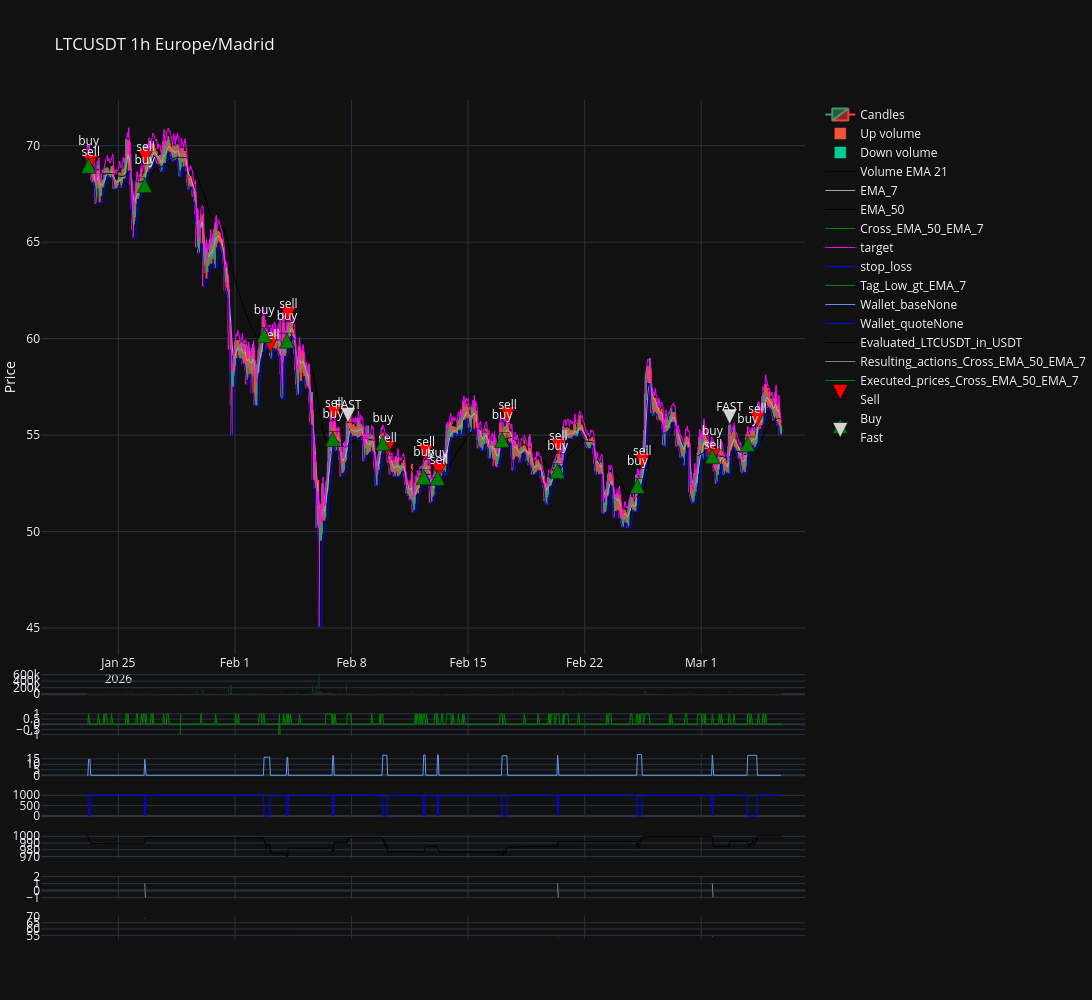

The code cell stored with this chart in its notebook:
### Code cell
sym.plot(actions_col='Resulting_actions_Cross_EMA_50_EMA_7', priced_actions_col='Executed_prices_Cross_EMA_50_EMA_7', marker_labels=my_marker_labels)

### Figure 1 — Plotly figure (JSON) as saved in the notebook; plotly's stock layout.template omitted (floating-point values rounded to 4 significant figures; data arrays with more than 128 entries replaced by an {"elided": "..."} marker saying what was removed)
{"data": [{"close": {"elided": "1001 float values"}, "high": {"elided": "1001 float values"}, "low": {"elided": "1001 float values"}, "name": "Candles", "open": {"elided": "1001 float values"}, "x": {"elided": "1001 str values"}, "type": "candlestick", "xaxis": "x", "yaxis": "y"}, {"name": "Up volume", "x": {"elided": "502 str values"}, "y": {"elided": "502 float values"}, "type": "bar", "xaxis": "x2", "yaxis": "y2"}, {"name": "Down volume", "x": {"elided": "499 str values"}, "y": {"elided": "499 float values"}, "type": "bar", "xaxis": "x2", "yaxis": "y2"}, {"line": {"color": "black", "width": 0.5}, "name": "Volume EMA 21", "x": {"elided": "1001 str values"}, "y": {"elided": "1001 float values"}, "type": "scatter", "xaxis": "x2", "yaxis": "y2"}, {"line": {"color": "darkgrey", "width": 1}, "mode": "lines", "name": "EMA_7", "showlegend": true, "x": {"elided": "1001 str values"}, "y": {"elided": "1001 float values"}, "yaxis": "y", "type": "scatter", "xaxis": "x"}, {"line": {"color": "black", "width": 1}, "mode": "lines", "name": "EMA_50", "showlegend": true, "x": {"elided": "1001 str values"}, "y": {"elided": "1001 float values"}, "yaxis": "y", "type": "scatter", "xaxis": "x"}, {"line": {"color": "green", "width": 1}, "mode": "lines", "name": "Cross_EMA_50_EMA_7", "showlegend": true, "x": {"elided": "1001 str values"}, "y": {"elided": "1001 float values"}, "yaxis": "y3", "type": "scatter", "xaxis": "x3"}, {"line": {"color": "magenta", "width": 1}, "mode": "lines", "name": "target", "showlegend": true, "x": {"elided": "1001 str values"}, "y": {"elided": "1001 float values"}, "yaxis": "y", "type": "scatter", "xaxis": "x"}, {"line": {"color": "blue", "width": 1}, "mode": "lines", "name": "stop_loss", "showlegend": true, "x": {"elided": "1001 str values"}, "y": {"elided": "1001 float values"}, "yaxis": "y", "type": "scatter", "xaxis": "x"}, {"line": {"color": "green", "width": 1}, "mode": "lines", "name": "Tag_Low_gt_EMA_7", "showlegend": true, "x": {"elided": "1001 str values"}, "y": {"elided": "1001 int values"}, "yaxis": "y3", "type": "scatter", "xaxis": "x3"}, {"line": {"color": "cornflowerblue", "width": 1}, "mode": "lines", "name": "Wallet_baseNone", "showlegend": true, "x": {"elided": "1001 str values"}, "y": {"elided": "1001 float values"}, "yaxis": "y4", "type": "scatter", "xaxis": "x4"}, {"line": {"color": "blue", "width": 1}, "mode": "lines", "name": "Wallet_quoteNone", "showlegend": true, "x": {"elided": "1001 str values"}, "y": {"elided": "1001 float values"}, "yaxis": "y5", "type": "scatter", "xaxis": "x5"}, {"line": {"color": "black", "width": 1}, "mode": "lines", "name": "Evaluated_LTCUSDT_in_USDT", "showlegend": true, "x": {"elided": "1001 str values"}, "y": {"elided": "1001 float values"}, "yaxis": "y6", "type": "scatter", "xaxis": "x6"}, {"line": {"color": "grey", "width": 1}, "mode": "lines", "name": "Resulting_actions_Cross_EMA_50_EMA_7", "showlegend": true, "x": {"elided": "1001 str values"}, "y": {"elided": "1001 float values"}, "yaxis": "y7", "type": "scatter", "xaxis": "x7"}, {"line": {"color": "green", "width": 1}, "mode": "lines", "name": "Executed_prices_Cross_EMA_50_EMA_7", "showlegend": true, "x": {"elided": "1001 str values"}, "y": {"elided": "1001 float values"}, "yaxis": "y8", "type": "scatter", "xaxis": "x8"}, {"marker": {"color": "red", "line": {"color": "black", "width": 0.5}, "size": 15, "symbol": "arrow-bar-down"}, "mode": "markers+text", "name": "Sell", "text": "sell", "textposition": "top center", "x": ["2026-01-23T08:00:00+01:00", "2026-01-26T15:00:00+01:00", "2026-02-03T03:00:00+01:00", "2026-02-04T05:00:00+01:00", "2026-02-06T23:00:00+01:00", "2026-02-10T04:00:00+01:00", "2026-02-12T11:00:00+01:00", "2026-02-13T06:00:00+01:00", "2026-02-17T09:00:00+01:00", "2026-02-20T10:00:00+01:00", "2026-02-25T11:00:00+01:00", "2026-03-01T17:00:00+01:00", "2026-03-04T09:00:00+01:00"], "y": [68.75, 69.02, 59.31, 60.88, 55.74, 53.93, 53.74, 52.79, 55.68, 54.06, 53.28, 53.57, 55.46], "type": "scatter", "xaxis": "x", "yaxis": "y"}, {"marker": {"color": "green", "line": {"color": "black", "width": 0.5}, "size": 15, "symbol": "arrow-bar-up"}, "mode": "markers+text", "name": "Buy", "text": "buy", "textposition": "top center", "x": ["2026-01-23T05:00:00+01:00", "2026-01-26T14:00:00+01:00", "2026-02-02T18:00:00+01:00", "2026-02-04T03:00:00+01:00", "2026-02-06T21:00:00+01:00", "2026-02-09T21:00:00+01:00", "2026-02-12T08:00:00+01:00", "2026-02-13T04:00:00+01:00", "2026-02-17T01:00:00+01:00", "2026-02-20T09:00:00+01:00", "2026-02-25T04:00:00+01:00", "2026-03-01T16:00:00+01:00", "2026-03-03T19:00:00+01:00"], "y": [69.34, 68.34, 60.57, 60.28, 55.19, 54.97, 53.21, 53.16, 55.13, 53.52, 52.75, 54.29, 54.91], "type": "scatter", "xaxis": "x", "yaxis": "y"}, {"marker": {"color": "lightgray", "line": {"color": "black", "width": 0.5}, "size": 15, "symbol": "arrow-bar-down"}, "mode": "markers+text", "name": "Fast", "text": "FAST", "textposition": "top center", "x": ["2026-02-07T19:00:00+01:00", "2026-03-02T17:00:00+01:00"], "y": [55.65, 55.57], "type": "scatter", "xaxis": "x", "yaxis": "y"}], "layout": {"xaxis": {"anchor": "y", "domain": [0.0, 1.0], "matches": "x9", "showticklabels": true, "rangeslider": {"visible": false}}, "yaxis": {"anchor": "x", "domain": [0.37, 1.0], "title": {"text": "Price"}, "autorange": true, "fixedrange": false}, "xaxis2": {"anchor": "y2", "domain": [0.0, 1.0], "matches": "x9", "showticklabels": false}, "yaxis2": {"anchor": "x2", "domain": [0.3237, 0.35], "autorange": true, "fixedrange": false}, "xaxis3": {"anchor": "y3", "domain": [0.0, 1.0], "matches": "x9", "showticklabels": false}, "yaxis3": {"anchor": "x3", "domain": [0.2775, 0.3037], "autorange": true, "fixedrange": false}, "xaxis4": {"anchor": "y4", "domain": [0.0, 1.0], "matches": "x9", "showticklabels": false}, "yaxis4": {"anchor": "x4", "domain": [0.2313, 0.2575], "autorange": true, "fixedrange": false}, "xaxis5": {"anchor": "y5", "domain": [0.0, 1.0], "matches": "x9", "showticklabels": false}, "yaxis5": {"anchor": "x5", "domain": [0.185, 0.2112], "autorange": true, "fixedrange": false}, "xaxis6": {"anchor": "y6", "domain": [0.0, 1.0], "matches": "x9", "showticklabels": false}, "yaxis6": {"anchor": "x6", "domain": [0.1387, 0.165], "autorange": true, "fixedrange": false}, "xaxis7": {"anchor": "y7", "domain": [0.0, 1.0], "matches": "x9", "showticklabels": false}, "yaxis7": {"anchor": "x7", "domain": [0.0925, 0.1187], "autorange": true, "fixedrange": false}, "xaxis8": {"anchor": "y8", "domain": [0.0, 1.0], "matches": "x9", "showticklabels": false}, "yaxis8": {"anchor": "x8", "domain": [0.04625, 0.0725], "autorange": true, "fixedrange": false}, "xaxis9": {"anchor": "y9", "domain": [0.0, 1.0]}, "yaxis9": {"anchor": "x9", "domain": [0.0, 0.02625], "autorange": true, "fixedrange": false}, "margin": {"l": 1, "r": 1, "b": 20, "t": 100}, "yaxis10": {"autorange": true, "fixedrange": false}, "yaxis11": {"autorange": true, "fixedrange": false}, "yaxis12": {"autorange": true, "fixedrange": false}, "yaxis13": {"autorange": true, "fixedrange": false}, "yaxis14": {"autorange": true, "fixedrange": false}, "yaxis15": {"autorange": true, "fixedrange": false}, "title": {"text": "LTCUSDT 1h Europe/Madrid"}, "autosize": false, "width": 1800, "height": 1000}}
